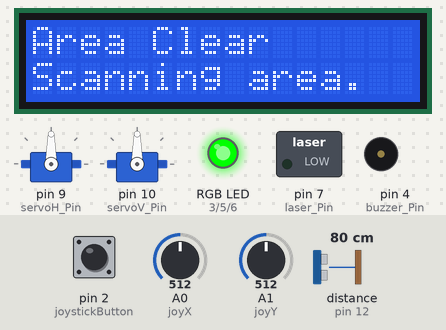
The sketch below on a simulated Arduino Uno, built with avr-gcc and run on an emulated ATmega328P. Shown: 2 × servo, 16×2 character LCD, switched loads named in the sketch (green lamp = pin HIGH), an RGB LED mixed from three pins (HIGH = lit), buzzer (waves = sounding). Wiring (inferred from the names in the program): ultrasonic range finder: trigger pin 8; echo pin 12. The test bench sets the inputs (shaded band); at power-on: distance to the obstacle (sensor on pin 12) 80 cm, pin 2 (joystickButton) HIGH, A1 (joyY) = 512, A0 (joyX) = 512. The echo pulse lasts 58.3 µs per cm; random numbers use the default seed unless the sketch sets one; pins used as bus, display or sensor lines are not drawn; what the sketch prints to the serial monitor is not drawn.

Above: at 1.2 s.
1.3 s: distance to the obstacle (sensor on pin 12) set to 2 cm
At 2.2 s:
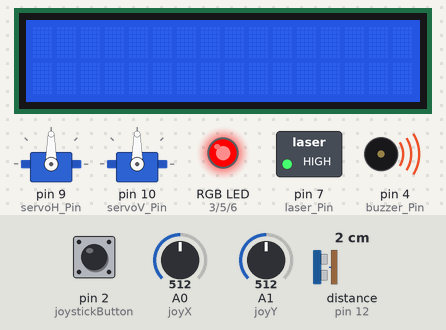
4.3 s: distance to the obstacle (sensor on pin 12) set to 35 cm
At 6.1 s:
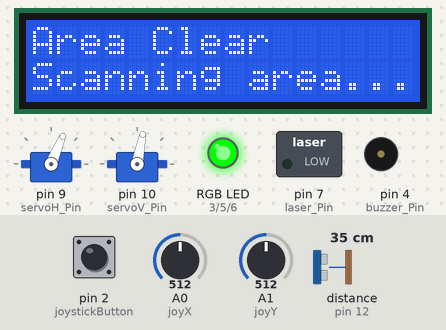
6.8 s: pin 2 (joystickButton) pulled LOW for 0.15 s
At 7.2 s:
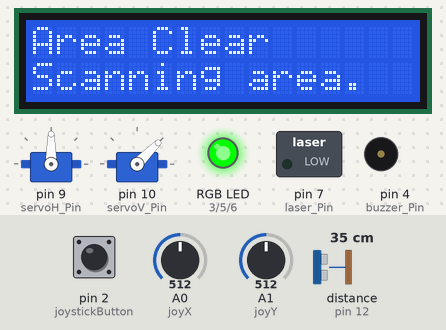
7.5 s: A1 (joyY) set to 716
At 9.1 s:
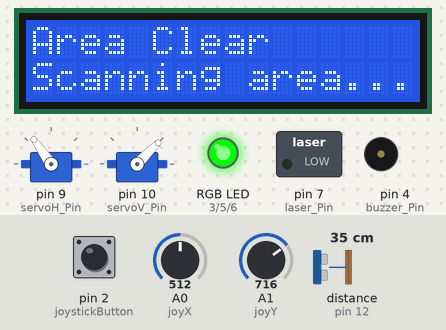
10.5 s: distance to the obstacle (sensor on pin 12) set to 12 cm
At 10.9 s:
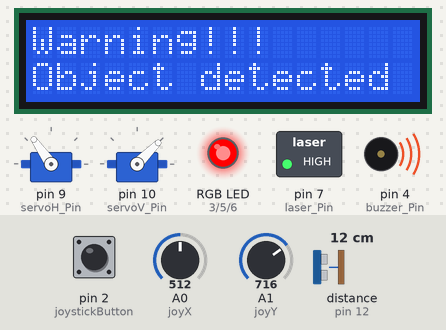
Timing chart, 0 to 13.5 s (numbered marks = the images above; inputs shaded):
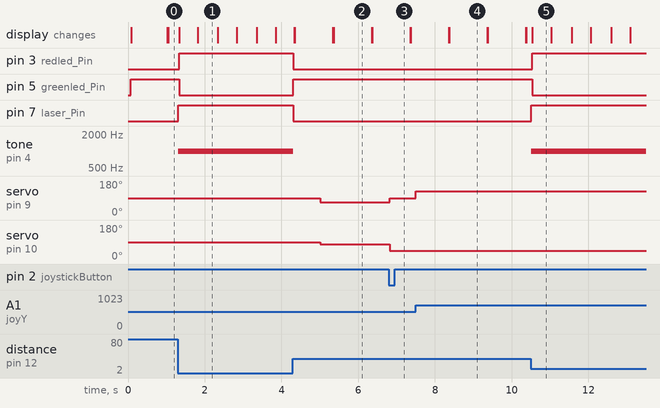

The sketch:

defense_system.ino
```cpp
            #include <Servo.h>
#include <LiquidCrystal_I2C.h>

//Password stuff
String correctPassword = "0606"; //The desired password
String  passwordInput = ""; //To store user input for comparison with the actual password

//For Ultrasonic sensor
int trig_Pin = 8;
int echo_Pin = 12;
int thresholdDistance = 15;
bool objectDetected = false;
unsigned long duration;
unsigned long distance;

//For joystick
int joyX = A0;
int joyY = A1;
int joystickButton = 2;
bool manualMode = false;
unsigned long jTime;
unsigned long debounceDelay = 200;
int buttonPressCount = 0;


//For LCD display
LiquidCrystal_I2C lcd(0x27, 16, 2);
unsigned long previousMillis = 0;
unsigned long blinkInterval = 500;
bool islcdOn = false;
unsigned long lTime;
unsigned long dTime;
unsigned long displayInterval = 1000;
int dots = 1;


//For buzzer
int buzzer_Pin = 4;

//For RGB LEDs
int redled_Pin = 3;
int greenled_Pin = 5;
int blueled_Pin = 6;

//For servo motor #Horizontal
int servoH_Pin = 9;
Servo myServoH;
int servoPosH = 0;

//For servo motor #Vertical
int servoV_Pin = 10;
Servo myServoV;
int servoPosV = 0;

//For laser
int laser_Pin = 7;

//Servo times
unsigned long moveInterval = 5000;
unsigned long sTime;

void radarFunction(){
  Serial.print(servoPosH);
  Serial.print(",");
  Serial.println(distance);
}

void showMenu(){ //Prints the menu options to the serial monitor, once password is correct
  Serial.println("Menu:");
  Serial.println("1. Change thresholdDistanceForSensor");
  Serial.println("2. Change moveIntervalForServo");
  Serial.println("3. Change displayIntervalForLCD");
  Serial.println("Type \"exit\" to leave the menu. ");

   while (true){ //creates an infinite loop until a break in code, loop keeps menu active
    if (Serial.available()){ //Checks if there is any input available, any data to read from serial
      String passwordInput = Serial.readString(); //Reads string from serial
       passwordInput.trim(); //Cleans up extra spaces or new lines, makes it much easier for comparison

      if (passwordInput.equalsIgnoreCase("exit")){ //Exit the menu if user types exit, that case is used to compare two strings without considering case differences, treats all forms of "exit" same
        Serial.println("Exiting menu...");
        return;
      }

      int choice =  passwordInput.toInt(); //Converts user input string into an integer using toInt
      if (choice >= 1 && choice <= 9){ //Checks if the choice is between 1-9, if not goes to else case

      switch(choice){ //akin to switch statment, each case has its own function running
        case 1:
        thresholdDistanceForSensor();
        break;

        case 2:
        moveIntervalForServo();
        break;

        case 3:
        displayIntervalForLcd();
        break;
      }
      }

      else{
        Serial.println("Done. Type \"exit\" to leave menu.");
      }
    }
  }
}

void thresholdDistanceForSensor(){
  Serial.println("Enter a new thresholdDistanceForSensor value in millisseconds:");

  while (Serial.available() == 0){ //loop will continue to run till data is available
    //Wait for user input
  }

  unsigned long newValue = Serial.parseInt(); //Reads digits from serial and converts them into an int value, skips any white spaces(breaks down into comps)
  thresholdDistance = newValue; //Updates to new value
  Serial.print("thresholdDistanceForSensor updated to: ");
  Serial.println(thresholdDistance);
}

void moveIntervalForServo(){
  Serial.println("Enter a new moveIntervalForServo value in millisseconds:");

  while (Serial.available() == 0){
  }

  unsigned long newValue = Serial.parseInt();
  moveInterval = newValue;
  Serial.print("moveIntervalForServo updated to: ");
  Serial.println(moveInterval);
}

void displayIntervalForLcd(){
  Serial.println("Enter a new displayIntervalForLcd value in millisseconds:");

  while (Serial.available() == 0){
  }

  unsigned long newValue = Serial.parseInt();
  displayInterval = newValue;
  Serial.print("displayIntervalForLcd updated to: ");
  Serial.println(displayInterval);
}


void lcdBlink() {
  if (millis() - lTime >= blinkInterval){
    lTime = millis();
    islcdOn = !islcdOn;
  }
  if (islcdOn) {
    lcd.setCursor(0, 0);
    lcd.print("Warning!!!");
    lcd.setCursor(0, 1);
    lcd.print("Object detected");
  }
  else {
    lcd.clear();
  }
 }

 void scanningDisplay() {
  if (millis() - dTime >= displayInterval) {
    dTime = millis();

    lcd.clear();
    lcd.setCursor(0, 1);
    lcd.print("Scanning area");

    for (int i = 0; i < dots; ++i) {
      lcd.print(".");
    }

    dots++;
    if (dots > 3) {
      dots = 1;
    }
  }
 }

 void checkJoystick() {
  if (digitalRead(joystickButton) == LOW) {
    manualMode = !manualMode;

    if (millis() - jTime >= debounceDelay) {
      buttonPressCount++;
      jTime = millis();

      if (buttonPressCount == 2) {
        automatedMode();
      }
    }
  }
 }


 void objectDetection() {
  //Trigger trig pin
  digitalWrite(trig_Pin, LOW);
  delayMicroseconds(2);
  digitalWrite(trig_Pin, HIGH);
  delayMicroseconds(10);
  digitalWrite(trig_Pin, LOW);

  //Trigger echo pin
  duration = pulseIn(echo_Pin, HIGH);
  distance = (duration * 0.0343) / 2; //Convert to cm

  //Check if object is within threshold distance or not
  if (distance > 0 && distance < thresholdDistance){
    objectDetected = true;
  }
  else{
    objectDetected = false;
  }
 }

 void triggerAlert() {
  digitalWrite(laser_Pin, HIGH);
  tone(buzzer_Pin, 1000);
  lcdBlink();
  digitalWrite(redled_Pin, HIGH);
  digitalWrite(greenled_Pin, LOW);
 }

 void clearAlert() {
  noTone(buzzer_Pin);
  digitalWrite(laser_Pin, LOW);
  digitalWrite(redled_Pin, LOW);
  digitalWrite(greenled_Pin, HIGH);
  lcd.setCursor(0, 0);
  lcd.print("Area Clear");
  lcd.setCursor(0, 1);
  scanningDisplay();
 }

 void automatedMode() {
  objectDetection();

  if (objectDetected){
    triggerAlert();
  }
  else{
    clearAlert();

    if (millis() - sTime >= moveInterval) {
      sTime = millis();

      servoPosH = random(0, 180);
      servoPosV = random(0, 90);

      myServoH.write(servoPosH);
      myServoV.write(servoPosV);
    }
  }
 }

 void joystickMode() {
  objectDetection();

  if (objectDetected) {
    triggerAlert();
  }
  else {
  clearAlert();


  int joystickX = analogRead(joyX);
  int joystickY = analogRead(joyY);

  servoPosH = map(joystickY, 0, 1023, 0, 180);
  servoPosV = map(joystickX, 0, 1023, 0, 90);

  myServoH.write(servoPosH);
  myServoV.write(servoPosV);
  }
 }

void setup() {
 pinMode(redled_Pin, OUTPUT);
 pinMode(greenled_Pin, OUTPUT);
 pinMode(blueled_Pin, OUTPUT);
 pinMode(trig_Pin, OUTPUT);
 pinMode(echo_Pin, INPUT);
 pinMode(buzzer_Pin, OUTPUT);
 pinMode(laser_Pin, OUTPUT);
 pinMode(joystickButton, INPUT_PULLUP);

 //Setting the horizontal servo
 myServoH.attach(servoH_Pin); //Attaches servo to a specific pin, to control servo
 myServoH.write(90);


 //Setting the vertical servo
 myServoV.attach(servoV_Pin); //Attaches servo to a specific pin, to control servo
 myServoV.write(90);


 //LCD stuff
 lcd.init();
 lcd.backlight();

 //Serial stuff
 Serial.begin(9600);
}


 void loop() {
   //Check for password input
  if (Serial.available()){
     String passwordInput = Serial.readString();
     passwordInput.trim(); //Removes any whitespace

    if ( passwordInput == correctPassword){
      Serial.println("Access Granted!");
      showMenu(); //Calls function after correct password
    }
    else{
      Serial.println("Wrong Password. Please try again:");
    }
  }
  checkJoystick();
  radarFunction();

  if(manualMode){
    joystickMode();
  }
  else{
    automatedMode();
  }
 }
```

Measured:
- after the input at 1.3 s, pin 3 (redled_Pin), pin 7 (laser_Pin): LOW → HIGH at once; pin 5 (greenled_Pin): HIGH → LOW at once; tone on pin 4 (buzzer_Pin): silent → 1000 Hz at once
- after the input at 4.3 s, pin 3 (redled_Pin), pin 7 (laser_Pin): HIGH → LOW at once; pin 5 (greenled_Pin): LOW → HIGH at once; tone on pin 4 (buzzer_Pin): 1000 Hz → silent at once; servo on pin 9 (servoH_Pin): 90° → 67° after 0.71 s; servo on pin 10 (servoV_Pin): 90° → 79° after 0.71 s
- after the input at 6.8 s, servo on pin 9 (servoH_Pin): 67° → 90° at once; servo on pin 10 (servoV_Pin): 79° → 45° at once
- after the input at 7.5 s, servo on pin 9 (servoH_Pin): 90° → 125° at once
- after the input at 10.5 s, pin 3 (redled_Pin), pin 7 (laser_Pin): LOW → HIGH at once; pin 5 (greenled_Pin): HIGH → LOW at once; tone on pin 4 (buzzer_Pin): silent → 1000 Hz at once
- what the display in image 1 shows lasts 0.5 s, from 1.8 s to 2.3 s
- what the display in image 2 shows lasts 1.0 s, from 5.4 s to 6.4 s
